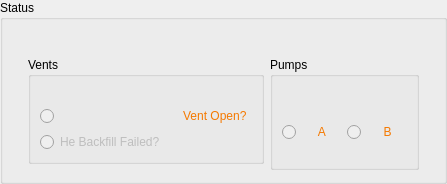
               <widget class="QGroupBox" name="groupBox_27">
                <property name="enabled">
                 <bool>true</bool>
                </property>
                <property name="title">
                 <string>Status</string>
                </property>
                <layout class="QGridLayout" name="gridLayout_101">
                 <property name="leftMargin">
                  <number>25</number>
                 </property>
                 <property name="rightMargin">
                  <number>25</number>
                 </property>
                 <item row="0" column="2" rowspan="2">
                  <widget class="QLabel" name="label_44">
                   <property name="text">
                    <string/>
                   </property>
                  </widget>
                 </item>
                 <item row="3" column="0">
                  <widget class="QGroupBox" name="groupBox_28">
                   <property name="title">
                    <string>Vents</string>
                   </property>
                   <layout class="QGridLayout" name="gridLayout_89">
                    <item row="3" column="0">
                     <widget class="QRadioButton" name="rb_he_backfill_fail">
                      <property name="enabled">
                       <bool>false</bool>
                      </property>
                      <property name="sizePolicy">
                       <sizepolicy hsizetype="Preferred" vsizetype="Preferred">
                        <horstretch>0</horstretch>
                        <verstretch>0</verstretch>
                       </sizepolicy>
                      </property>
                      <property name="layoutDirection">
                       <enum>Qt::LeftToRight</enum>
                      </property>
                      <property name="styleSheet">
                       <string notr="true">color: rgb(245, 121, 0);

indicator {
    border: 3px solid rgb(52, 59, 72);
	width: 15px;
	height: 15px;
	border-radius: 10px;
    background: rgb(255, 255, 0);
}</string>
                      </property>
                      <property name="text">
                       <string>He Backfill Failed?</string>
                      </property>
                      <property name="autoExclusive">
                       <bool>false</bool>
                      </property>
                     </widget>
                    </item>
                    <item row="1" column="0">
                     <widget class="QRadioButton" name="rb_fast_vent">
                      <property name="enabled">
                       <bool>false</bool>
                      </property>
                      <property name="sizePolicy">
                       <sizepolicy hsizetype="Preferred" vsizetype="Preferred">
                        <horstretch>0</horstretch>
                        <verstretch>0</verstretch>
                       </sizepolicy>
                      </property>
                      <property name="layoutDirection">
                       <enum>Qt::LeftToRight</enum>
                      </property>
                      <property name="styleSheet">
                       <string notr="true">color: rgb(245, 121, 0);</string>
                      </property>
                      <property name="text">
                       <string>                                     Vent Open?</string>
                      </property>
                      <property name="checkable">
                       <bool>true</bool>
                      </property>
                      <property name="autoExclusive">
                       <bool>false</bool>
                      </property>
                     </widget>
                    </item>
                    <item row="0" column="0">
                     <widget class="QLabel" name="label_145">
                      <property name="sizePolicy">
                       <sizepolicy hsizetype="Fixed" vsizetype="Fixed">
                        <horstretch>0</horstretch>
                        <verstretch>0</verstretch>
                       </sizepolicy>
                      </property>
                      <property name="text">
                       <string/>
                      </property>
                     </widget>
                    </item>
                   </layout>
                  </widget>
                 </item>
                 <item row="3" column="2" rowspan="2">
                  <widget class="QGroupBox" name="groupBox_30">
                   <property name="title">
                    <string>Pumps</string>
                   </property>
                   <layout class="QGridLayout" name="gridLayout_102">
                    <item row="1" column="0">
                     <widget class="QLabel" name="label_147">
                      <property name="sizePolicy">
                       <sizepolicy hsizetype="Fixed" vsizetype="Fixed">
                        <horstretch>0</horstretch>
                        <verstretch>0</verstretch>
                       </sizepolicy>
                      </property>
                      <property name="text">
                       <string/>
                      </property>
                     </widget>
                    </item>
                    <item row="6" column="1">
                     <widget class="QRadioButton" name="rb_pumpB_slow">
                      <property name="enabled">
                       <bool>false</bool>
                      </property>
                      <property name="sizePolicy">
                       <sizepolicy hsizetype="Preferred" vsizetype="Preferred">
                        <horstretch>0</horstretch>
                        <verstretch>0</verstretch>
                       </sizepolicy>
                      </property>
                      <property name="layoutDirection">
                       <enum>Qt::LeftToRight</enum>
                      </property>
                      <property name="styleSheet">
                       <string notr="true">color: rgb(245, 121, 0);
font: 18pt &quot;Cantarell&quot;;</string>
                      </property>
                      <property name="text">
                       <string>     B   </string>
                      </property>
                      <property name="autoExclusive">
                       <bool>false</bool>
                      </property>
                     </widget>
                    </item>
                    <item row="6" column="0">
                     <widget class="QRadioButton" name="rb_pumpA_slow">
                      <property name="enabled">
                       <bool>false</bool>
                      </property>
                      <property name="sizePolicy">
                       <sizepolicy hsizetype="Preferred" vsizetype="Preferred">
                        <horstretch>0</horstretch>
                        <verstretch>0</verstretch>
                       </sizepolicy>
                      </property>
                      <property name="layoutDirection">
                       <enum>Qt::LeftToRight</enum>
                      </property>
                      <property name="styleSheet">
                       <string notr="true">color: rgb(245, 121, 0);
font: 18pt &quot;Cantarell&quot;;</string>
                      </property>
                      <property name="text">
                       <string>     A   </string>
                      </property>
                      <property name="autoExclusive">
                       <bool>false</bool>
                      </property>
                     </widget>
                    </item>
                   </layout>
                  </widget>
                 </item>
                 <item row="1" column="0">
                  <widget class="QLabel" name="label_144">
                   <property name="sizePolicy">
                    <sizepolicy hsizetype="Fixed" vsizetype="Fixed">
                     <horstretch>0</horstretch>
                     <verstretch>0</verstretch>
                    </sizepolicy>
                   </property>
                   <property name="text">
                    <string/>
                   </property>
                  </widget>
                 </item>
                </layout>
               </widget>
